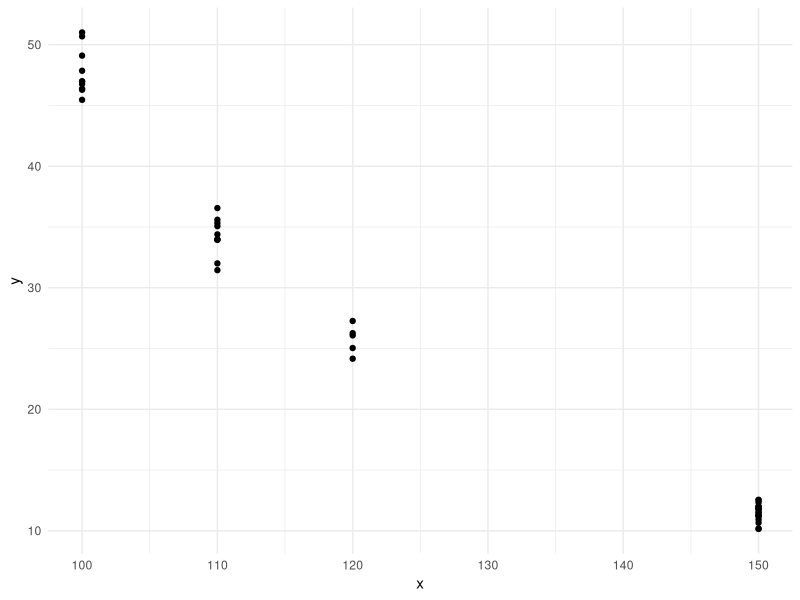
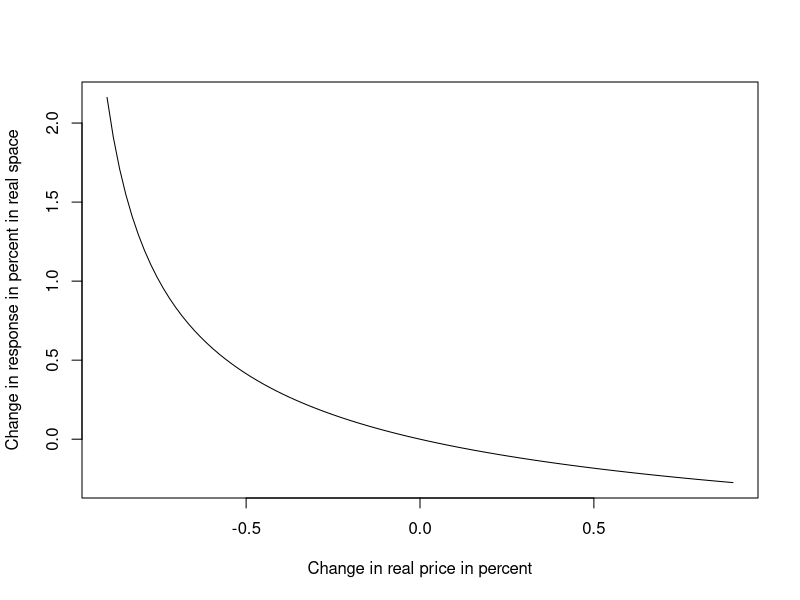
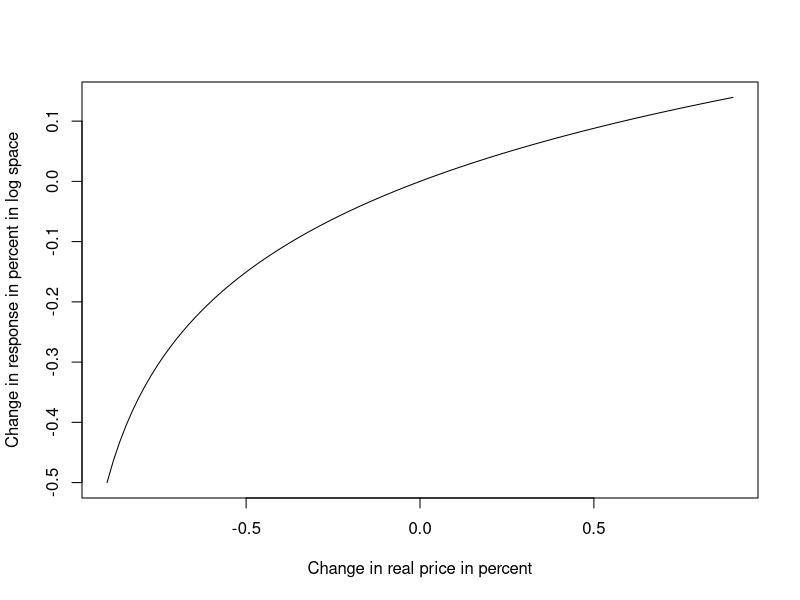
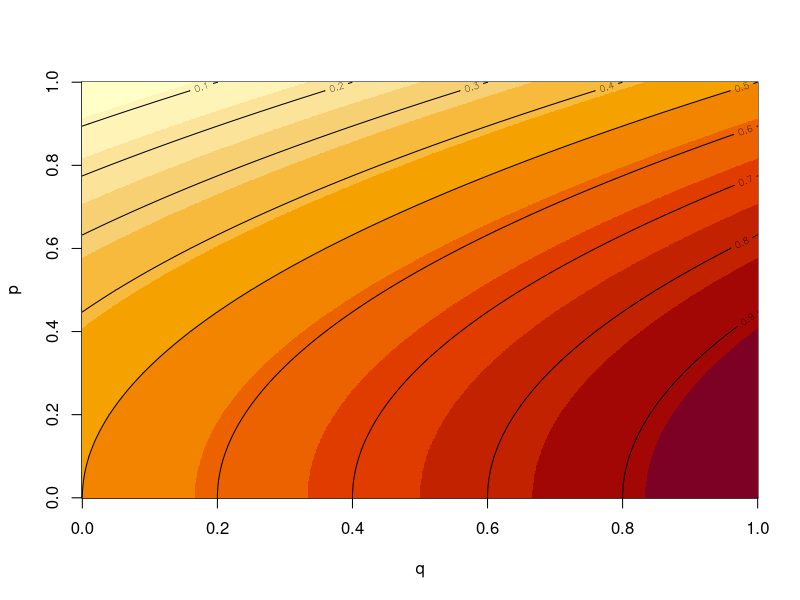

Write R code to recreate these figures, in order.
library(tibble)
library(dplyr)
library(ggplot2)

# Main function
# y is response and x is variable you want elasticity for
elasticity <- function(y, x) {
  tmpdf <- tibble::tibble(y = y, x = x)
  mylm <- lm(log(y) ~ log(x), data = tmpdf)
  coef(mylm)[2]
}

# Example
mydf <- tibble(
  x = c(rep(100, 10), rep(150, 20), rep(120, 5), rep(110, 10)),
  y = x**(-3.5) * exp(20) * rnorm(length(x), 1, 0.05)
)
mydf %>% ggplot(aes(x = x, y = y)) +
  geom_point() +
  # scale_x_log10() +
  # scale_y_log10() +
  theme_minimal()
myelasticity <- elasticity(mydf[["y"]], mydf[["x"]])
print(paste0("Found elasticity: ", round(myelasticity, 2)))



# example Effect in percent in REAL space
r <- function(p, b = -0.5) b * log(p)
ch <- function(cp = 0.01) exp(r(100 * (1 + cp))) / exp(r(100)) - 1
curve(ch(x), -0.9, 0.9,
  xlab = "Change in real price in percent",
  ylab = "Change in response in percent in real space"
)

# example Effect in percent in log space
r <- function(p, b = -0.5) b * log(p)
ch <- function(cp = 0.01) (r(100 * (1 + cp))) / (r(100)) - 1
curve(ch(x), -0.9, 0.9,
  xlab = "Change in real price in percent",
  ylab = "Change in response in percent in log space"
)


# uncertainty for action governed by p
# q is probability of the other action
myf <- function(q, p) (q - p**2 + 1) / 2
p <- q <- seq(0, 1, 0.001)
z <- outer(q, p, myf)
# persp(q, p, z, phi = 30, theta = 50)
image(q, p, z)
contour(z, add = TRUE)
